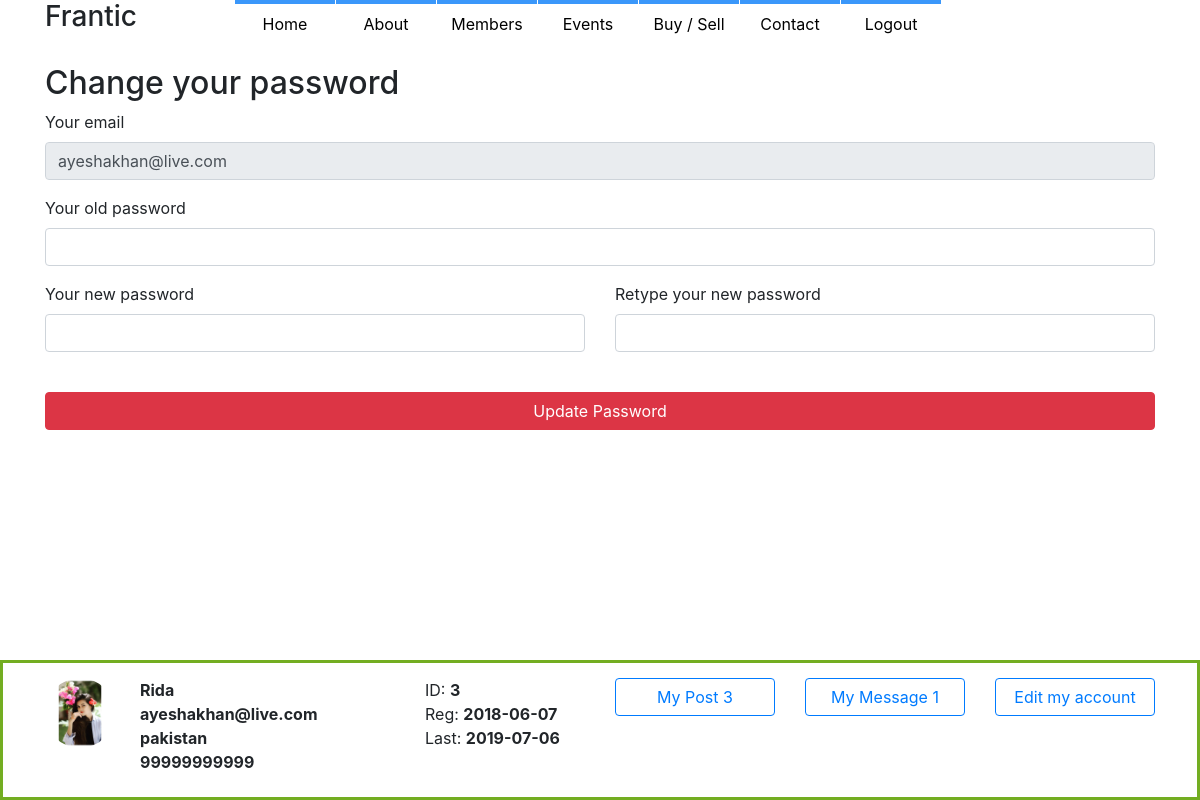
/changeyourpassword.php (signed in), run on the app's committed database.
### tables this page shows
CREATE TABLE `users` (
  `user_id` int(11) NOT NULL,
  `user_name` varchar(50) NOT NULL,
  `user_pass` varchar(50) NOT NULL,
  `user_email` varchar(50) NOT NULL,
  `user_country` varchar(50) NOT NULL,
  `user_gender` varchar(10) NOT NULL,
  `user_des` text NOT NULL,
  `user_birth` date NOT NULL,
  `user_mobile` text NOT NULL,
  `user_image` text NOT NULL,
  `cover` text NOT NULL,
  `registor_date` date NOT NULL,
  `last_login` date NOT NULL,
  `status` text NOT NULL,
  `ver_code` int(100) NOT NULL,
  `posts` text NOT NULL
);

### changeyourpassword.php (the view, shortened to what this page needs)
<?php
include("functions/functions.php");
if(!isset($_SESSION['user_email'])){
	header("location: index.php");
}
else {
include("template/header.php");
include("template/footer.php");
?>
<div class="container padding">
                <h2>Change your password</h2>
    <form action="" method="post">
        <div class="row">
            <div class="col-lg-12">
                <div class="form-group">
                    <label>Your email</label>
                    <input type="email" class="form-control" disabled value="<?php echo "$user_email";?>" />
                </div>
            </div>
            <div class="col-lg-12">
                <div class="form-group">
                    <label>Your old password</label>
                    <input type="password" class="form-control" name="oldpass" />
                </div>
            </div>
            <div class="col-lg-6">
                <div class="form-group">
                    <label>Your new password</label>
                    <input type="password" class="form-control" name="newpass1" />
                </div>
            </div>
            <div class="col-lg-6">
                <div class="form-group">
                    <label>Retype your new password</label>
                    <input type="password" class="form-control" name="newpass2" />
				</div>
            </div>
			<div class="col-lg-12">
				<div class="form-group"><br>
					<input type="submit" name="updatepass" value="Update Password" class="btn btn-danger btn-block" />
				</div>
			</div>
        </div>
    </form>
</div>
<?php
}
?>

### template/footer.php (shortened to what this page needs)
  <div class="fixed d-none d-lg-block">
      <div class="container">
          <div class="row paddingtop">
	<?php
$user = $_SESSION['user_email'];
$get_user = "select *from users where user_email='$user'";
$run_user = mysqli_query($con,$get_user);
$row = mysqli_fetch_array($run_user);
$user_id = $row['user_id'];
$username = $row['user_name'];
$user_image = $row['user_image'];
$user_email = $row['user_email'];
$user_country = $row['user_country'];
$mobile = $row['user_mobile'];
$registor_date = $row['registor_date'];
$last_login = $row['last_login'];
$get_posts = "select * from posts where user_id='$user_id'";
$run_posts = mysqli_query($con,$get_posts);
$posts = mysqli_num_rows($run_posts);
$get_msgs = "select * from inbox where user_id='$user_id' || sender_id='$user_id'";
$run_msgs = mysqli_query($con,$get_msgs);
$msgs = mysqli_num_rows($run_msgs);
echo "
              <div class='col-lg-1'>
			<img class='rounded-circle' src='user/user_images/$user_image' width='70' height='70'>
              </div>
              <div class='col-lg-3'>
                  <strong>$username</strong><br>
                  <strong>$user_email	</strong><br>
                  <strong>$user_country</strong><br>
                  <strong>$mobile</strong>
              </div>
              <div class='col-lg-2'>
                  ID: <strong>$user_id	</strong><br>
                  Reg: <strong>$registor_date</strong><br>
                  Last: <strong>$last_login</strong>
              </div>
              <div class='col-lg-2'>
                  <a class='btn btn-outline-primary btn-block' href='my_posts.php?u_id=$user_id'>My Post $posts</a>
              </div>
              <div class='col-lg-2'>
                  <a class='btn btn-outline-primary btn-block' href='inbox.php?user_id=$user_id'>My Message $msgs</a>
              </div>
              <div class='col-lg-2'>
                  <a class='btn btn-outline-primary btn-block' href='edit_profile.php?u_id=$user_id'>Edit my account</a>
              </div>
	";
?>
          </div>
      </div>
  </div>

### css/style.css (style rules this page uses)
.fixed { position: fixed; bottom: 0; border: 3px solid #73AD21; width: 100%; background-color:#fff; height:140px; z-index: 90; }
.padding { padding-top:20px; padding-bottom:20px; }
.paddingtop { padding-top:15px; }

### data on the page
users: user_image (picture), user_name "Rida", user_email "ayeshakhan@live.com", user_country "pakistan", user_mobile "99999999999", user_id "3", registor_date "2018-06-07", last_login "2019-07-06"

### other printed values
$posts "3"
$msgs "1"
